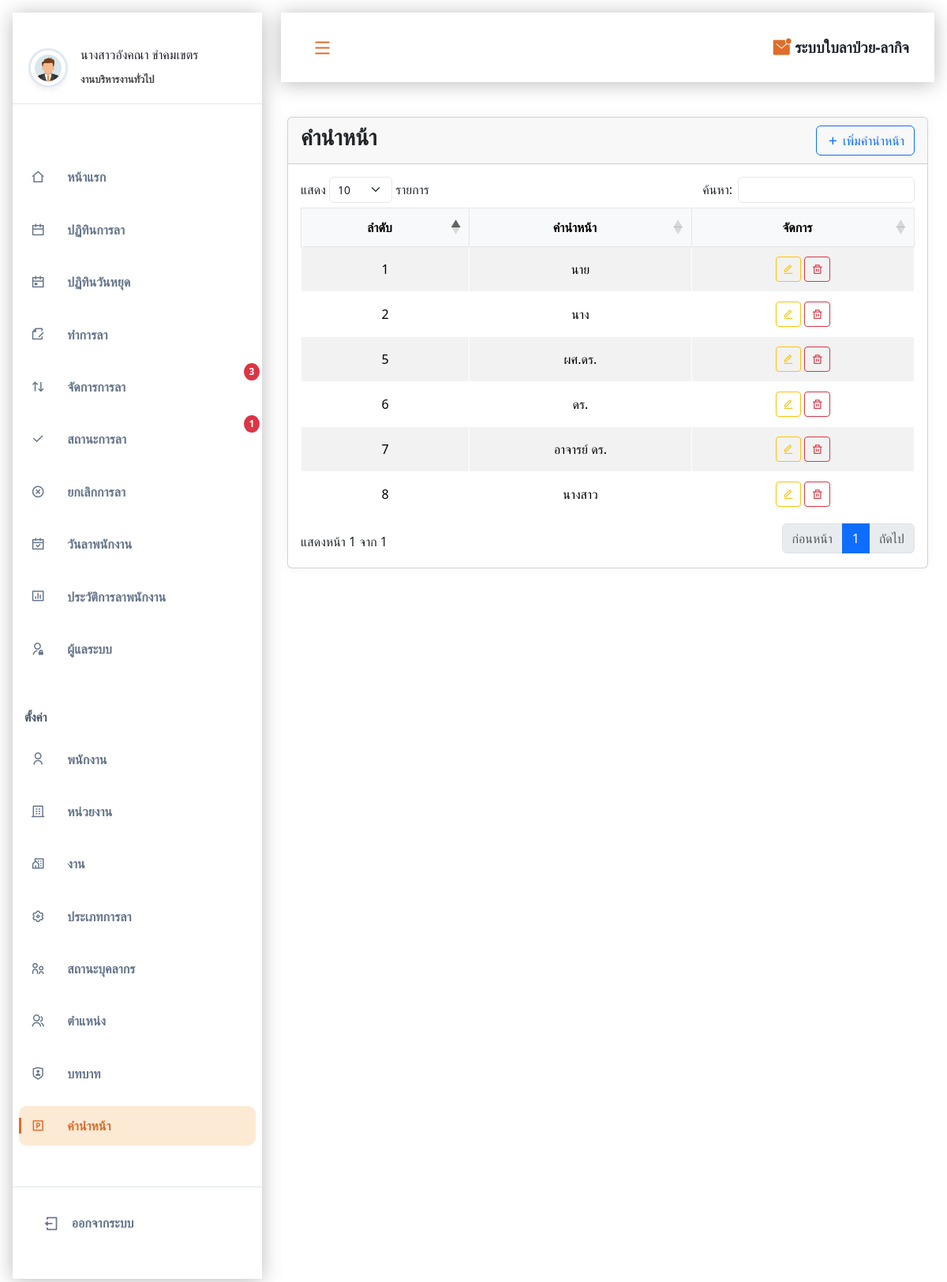
Screenshot of /admin/prefix.php (signed in) with the database file from the repository.
### tables this page shows
CREATE TABLE IF NOT EXISTS `prefix` (
  `prefixid` int NOT NULL AUTO_INCREMENT,
  `prefixname` varchar(100) DEFAULT NULL,
  PRIMARY KEY (`prefixid`)
);

### admin/prefix.php (the view, shortened to what this page needs)
<!DOCTYPE html>
<html lang="en">
<head>
    <link rel="stylesheet" href="https://cdnjs.cloudflare.com/ajax/libs/remixicon/4.2.0/remixicon.css">
    <link rel="stylesheet" href="assets/css/styles.css">
    <link rel="stylesheet" href="https://cdn.datatables.net/1.13.7/css/dataTables.bootstrap5.min.css">
    <link rel="stylesheet" href="https://cdn.datatables.net/responsive/2.4.1/css/responsive.bootstrap5.min.css">
    <link rel="stylesheet" href="https://cdn.jsdelivr.net/npm/sweetalert2@11/dist/sweetalert2.min.css">
    <link rel="stylesheet" href="assets/css/table.css">
</head>
<body>
    <?php
    include('component/sidebar.php');
    ?>
    <main class="main container3" id="main">
        <div class="card">
            <div class="card-header d-flex justify-content-between align-items-center">
                <h3 class="card-title">คำนำหน้า</h3>
                <button type="button" class="btn btn-outline-primary" data-bs-toggle="modal" data-bs-target="#addPrefixModal">
                    <i class="ri-add-line"></i> เพิ่มคำนำหน้า
                </button>
            </div>
            <div class="card-body">
                <table id="prefixTable" class="table table-striped table-bordered dt-responsive nowrap" style="width:100%">
                    <thead>
                        <tr>
                            <th>ลำดับ</th>
                            <th>คำนำหน้า</th>
                            <th>จัดการ</th>
                        </tr>
                    </thead>
                    <tbody>
                        <?php
                        include('conn/conn.php');
                        $sql = "SELECT * FROM prefix ORDER BY prefixid DESC";
                        $result = mysqli_query($conn, $sql);
                        while ($row = mysqli_fetch_assoc($result)) {
                        ?>
                            <tr>
                                <td><?php echo $row['prefixid']; ?></td>
                                <td><?php echo $row['prefixname']; ?></td>
                                <td>
                                    <button class="btn btn-sm btn-outline-warning edit-btn"
                                        data-bs-toggle="modal"
                                        data-bs-target="#editPrefixModal"
                                        data-id="<?php echo $row['prefixid']; ?>"
                                        data-name="<?php echo $row['prefixname']; ?>">
                                        <i class="ri-edit-line"></i>
                                    </button>
                                    <button class="btn btn-sm btn-outline-danger" onclick="deletePrefix(<?php echo $row['prefixid']; ?>)">
                                        <i class="ri-delete-bin-line"></i>
                                    </button>
                                </td>
                            </tr>
                        <?php } ?>
                    </tbody>
                </table>
            </div>
        </div>
    </main>
</body>
</html>

### admin/assets/css/styles.css (style rules this page uses)
:root { --header-height: 3.5rem; --first-color: #df6c2a; --title-color: hsl(228, 18%, 16%); --text-color: hsl(300, 1%, 27%); --body-color: hsl(0, 0%, 100%); --shadow-color: hsla(0, 0%, 0%, 0.275); --body-font: "Poppins", sans-serif; --normal-font-size: 0.938rem; --smaller-font-size: 0.75rem; --tiny-font-size: 0.6rem; --font-regular: 400; --font-semi-bold: 600; --z-tooltip: 10; --z-fixed: 100; }
@media screen and (min-width: 1150px) { :root { --normal-font-size: 1rem; --smaller-font-size: 0.813rem; } }
* { box-sizing: border-box; padding: 0; margin: 0; text-decoration: none; }
body { font-family: var(--body-font); font-size: var(--normal-font-size); background-color: var(--body-color); color: var(--text-color); transition: background-color 0.4s; text-decoration: none; }
button { all: unset; }
.container3 { margin-inline: 1.5rem; }
.main { padding-top: 5rem; }
@media screen and (min-width: 1150px) { .main { padding-left: 340px; padding-top: 8rem; transition: padding 0.4s; } }

### admin/assets/css/table.css (style rules this page uses)
.card { background: #ffffff; border-radius: 15px; box-shadow: 0 0 15px rgba(0, 0, 0, 0.05); margin: 20px 0; }
.card-header { background: #ffffff; padding: 20px; border-bottom: 1px solid #e5e7eb; }
.card-title { color: #000000; margin: 0; font-weight: 600; }
.card-body { padding: 20px; }
.table { width: 100%; margin-bottom: 0; vertical-align: middle; border-color: #e5e7eb; background-color: #ffffff; text-align: center; }
.table thead th { background-color: #f8f9fa; color: #000000; font-weight: 600; padding: 12px; text-align: center !important; border: 1px solid #e5e7eb; vertical-align: middle; }
.table-bordered th, .table-bordered td { border: 1px solid #e5e7eb; background-color: #ffffff; }
.table tbody td { padding: 12px; color: #000000; vertical-align: middle; background-color: #ffffff; text-align: center; }
.table-striped tbody tr:nth-of-type(odd), .table-striped tbody tr:nth-of-type(even) { background-color: #ffffff; }
.table-bordered th, .table-bordered td { border: 1px solid #ffffff; background-color: #ffffff; }

### rows the page displays
prefix: prefixid "8", prefixname "นางสาว"
prefix: prefixid "7", prefixname "อาจารย์ ดร."
prefix: prefixid "6", prefixname "ดร."
prefix: prefixid "5", prefixname "ผศ.ดร."
prefix: prefixid "2", prefixname "นาง"
prefix: prefixid "1", prefixname "นาย"

### other values shown
$userName "นางสาวอังคณา ขำคมเขตร"
$department "งานบริหารงานทั่วไป"
$pending_count "3"
$pending_count "1"
